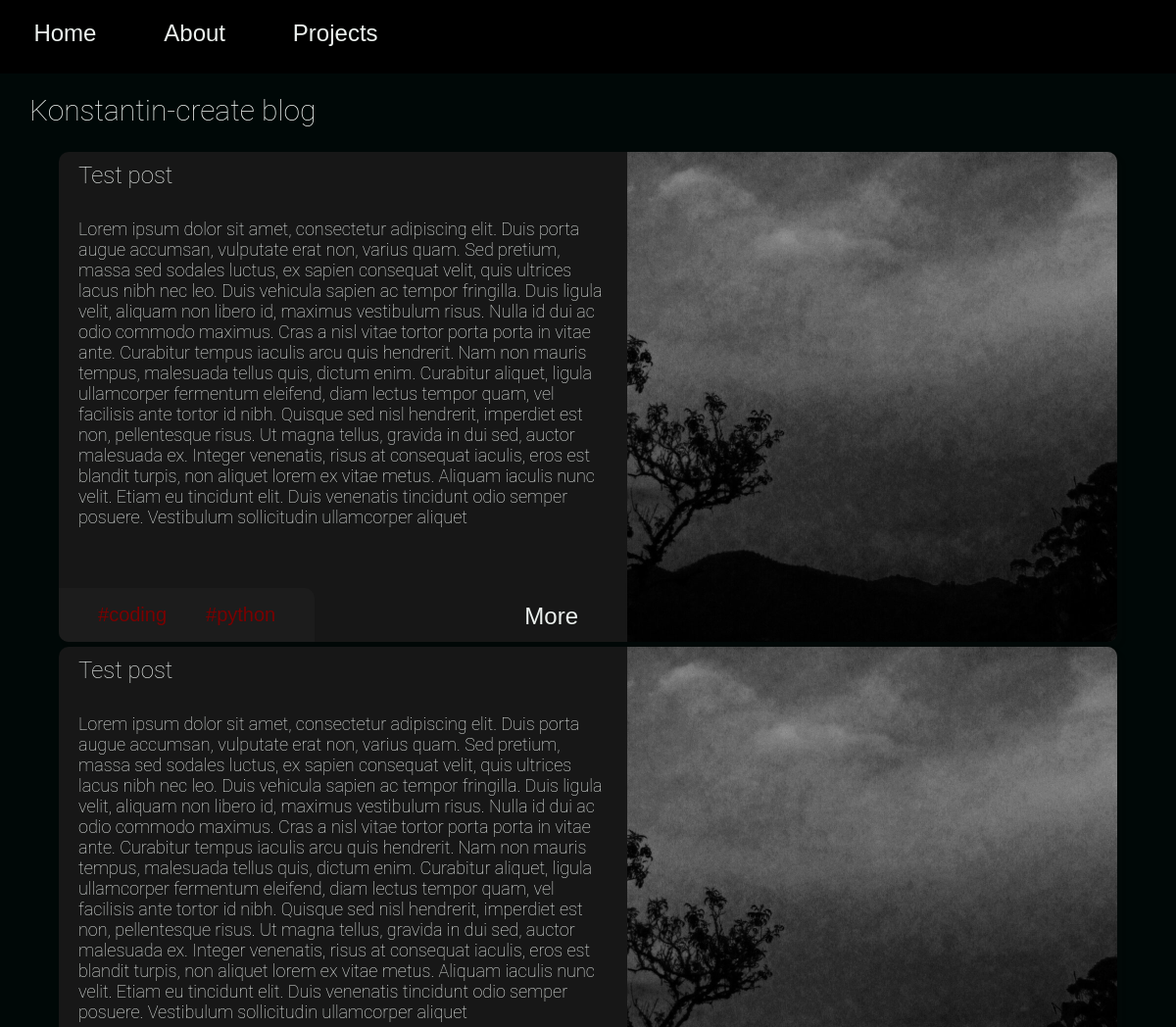
/blog (upper part), run on an earlier commit of the app's database.
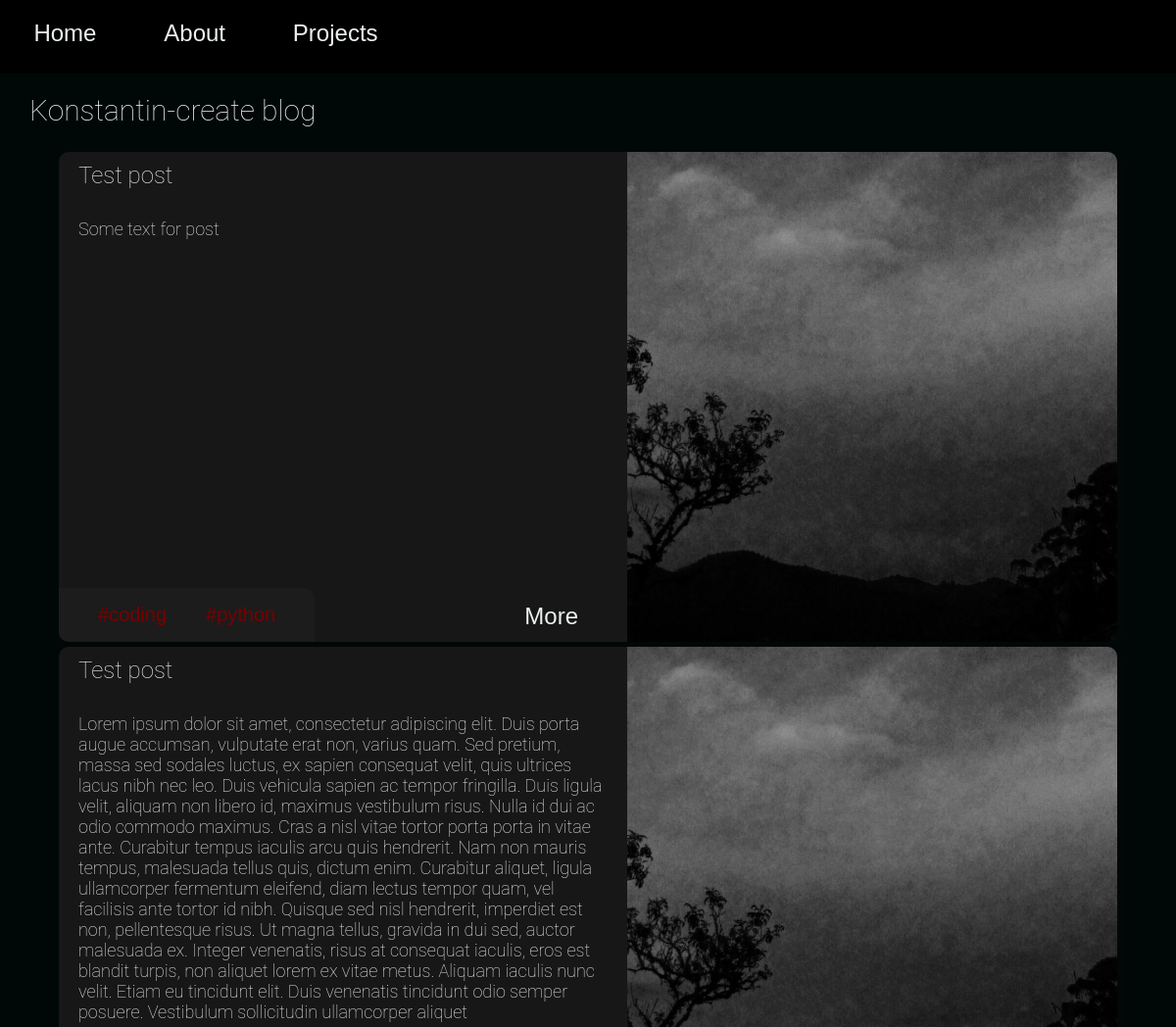
And on a later commit of the database.
### app/modules/models/posts.py (models this page shows, shortened)
class Posts(db.Model):
    id = db.Column(db.Integer, primary_key=True)
    header = db.Column(db.String, nullable=False)
    text = db.Column(db.String(120), nullable=False)
    tags = db.Column(db.String(12000), nullable=False)
    img = db.Column(db.String, nullable=False)
    time_stamp = db.Column(db.DateTime, index=True, default=datetime.utcnow())

### app/routes/pages.py (the view)
@app.route('/blog')
@app.route('/blog/page/<int:page_id>')
def blog_page(page_id=1):
    dashboard_tools.request_handler(ip=request.remote_addr, url='/blog')
    return render_template(
        'blog_page.html',
        page_id=page_id,
        total_pages=posts_tools.get_pages(),
        posts=posts_tools.get_posts(page_id)
    )

### app/modules/dashboard_tools.py (called while the page is built)
def request_handler(ip: str, url: str) -> None:
    request = {'ip': ip, 'time_stamp': datetime.utcnow().strftime("%Y:%m:%d-%H:%M:%S"), 'url': url}
    print(request)
    add_request_to_list(request)

def get_requests_list() -> list:
    if os.path.exists('app/data/visits/requests.json'):
        try:
            return json.load(open('app/data/visits/requests.json', 'r'))
        except Exception as e:
            return []
    return []

def add_request_to_list(request: dict) -> bool:
    requests = get_requests_list()
    requests.append(request)
    try:
        json.dump(requests, open('app/data/visits/requests.json', 'w'), indent=4)
        return False
    except:
        return False

### app/modules/posts_tools.py (called while the page is built)
def get_posts(page_id: int, on_page: int = 10) -> list:
    if on_page == -1:
        return Posts.query.order_by(Posts.id.desc()).all()
    return Posts.query.order_by(Posts.id.desc()).paginate(page=page_id, per_page=Config.POSTS_PER_PAGE).items

def get_pages() -> int:
    return Posts.query.order_by(Posts.id.desc()).paginate(per_page=Config.POSTS_PER_PAGE).pages

### app/templates/blog_page.html (shortened to what this page needs)
<!DOCTYPE html>
<html lang="en">
<head>
    <link rel="stylesheet" href="{{ url_for('static', filename='css/blog_style.css') }}">
</head>
<body>
<header id="header">
    <div class="header-items">
        <a href="#"><h3 class="header-item">Home</h3></a>
        <a href="#about"><h3 class="header-item">About</h3></a>
        <a href="#projects"><h3 class="header-item">Projects</h3></a>
    </div>
</header>
<main>
    <h1 class="blog-header">Konstantin-create blog</h1>
    <div class="posts">
        {% for post in posts %}
            <div class="post">
                <div class="post-text">
                    <h3 class="post-header">{{ post.header }}</h3>
                    <p class="post-description">{{ post.text }}</p>
                    <div class="post-footer">
                        <div class="post-tags">
                            {% for tag in post.tags.split() %}
                                <p class="post-tag">#{{ tag }}</p>
                            {% endfor %}
                        </div>
                        <a href="/posts/{{post.id}}"><p class="post-link">More</p></a>
                    </div>
                </div>
                <img src="{{ url_for('static', filename=post.img) }}" alt="" class="post-image" loading="lazy">
            </div>
        {% endfor %}
    </div>
</main>
</body>
</html>

### app/static/css/blog_style.css (style rules this page uses)
* { margin: 0; padding: 0; scroll-behavior: smooth; outline: none; }
a { text-decoration: none; }
header { width: 100%; height: 75px; background-color: #000000; }
body { background-color: #000807; }
main { height: 200vh; }
.header-items { width: 35%; display: flex; justify-content: space-around; }
.header-item { font-family: "Cantarell", sans-serif; font-size: 24px; font-weight: 400; color: #EDF2EF; padding-top: 20px; padding-bottom: 10px; cursor: pointer; width: auto; }
.header-item:after { display: block; content: ""; height: 2px; width: 0; background-color: white; transition: width 0.2s ease-in-out; z-index: 10; }
.blog-header { font-family: Roboto, sans-serif; font-weight: 200; font-size: 30px; color: #EDF2EF; padding: 20px 30px; }
.post { position: relative; width: 90%; height: 500px; background-color: #171717; border-radius: 10px; margin: 5px auto; box-shadow: 5px 5px 5px rgba(23, 23, 23, 0.1); box-sizing: border-box; }
.post-text { float: left; width: calc(100% - 500px); height: 500px; }
.post-image { position: absolute; top: 0; right: 0; width: 500px; height: 100%; border-radius: 0 10px 10px 0; background: linear-gradient(45deg, #202020, #000000); background-size: 400% 400%; animation: loading-anim 20s ease infinite; transform: translate3d(0, 0, 0); overflow: hidden; object-fit: cover; }
.post-header { font-family: Roboto, sans-serif; font-weight: 200; font-size: 24px; color: #EDF2EF; padding: 10px 20px; }
.post-description { font-family: Roboto, sans-serif; font-weight: 200; font-size: 18px; color: #EDF2EF; padding: 20px 20px; }
.post-footer { position: absolute; width: 100%; height: 75px; bottom: 0; }
.post-tags { float: left; position: relative; height: calc(100% - 20px); margin: 20px 0; padding: 10px 20px; border-radius: 0 10px 0 10px; background-color: #1c1c1c; box-sizing: border-box; text-align: center; }
.post-tag { cursor: pointer; float: left; font-family: Cantarell, sans-serif; font-weight: 400; font-size: 20px; color: #790000; padding: 0 20px; line-height: 35px; }
.post-link { cursor: pointer; position: absolute; font-family: Cantarell, sans-serif; font-weight: 400; font-size: 24px; bottom: 10px; right: 550px; color: #EDF2EF; z-index: 10; }
.post-link:after { display: block; content: ""; height: 2px; width: 0; background-color: white; transition: width 0.2s ease-in-out; z-index: 10; }

What changed in the data, as far as the page shows it:
changed Posts: text "Lorem ipsum dolor sit amet, consectetur adipiscing elit. Duis porta augue accumsan, vulputate erat non, varius quam. Sed pretium, massa sed sodales luctus, ex sapien consequat velit, quis ultrices lacus nibh nec leo. Duis vehicula sapien ac tempor fringilla. Duis ligula velit, aliquam non libero id, maximus vestibulum risus. Nulla id dui ac odio commodo maximus. Cras a nisl vitae tortor porta porta in vitae ante. Curabitur tempus iaculis arcu quis hendrerit. Nam non mauris tempus, malesuada tellus quis, dictum enim. Curabitur aliquet, ligula ullamcorper fermentum eleifend, diam lectus tempor quam, vel facilisis ante tortor id nibh. Quisque sed nisl hendrerit, imperdiet est non, pellentesque…" → "Some text for post"
